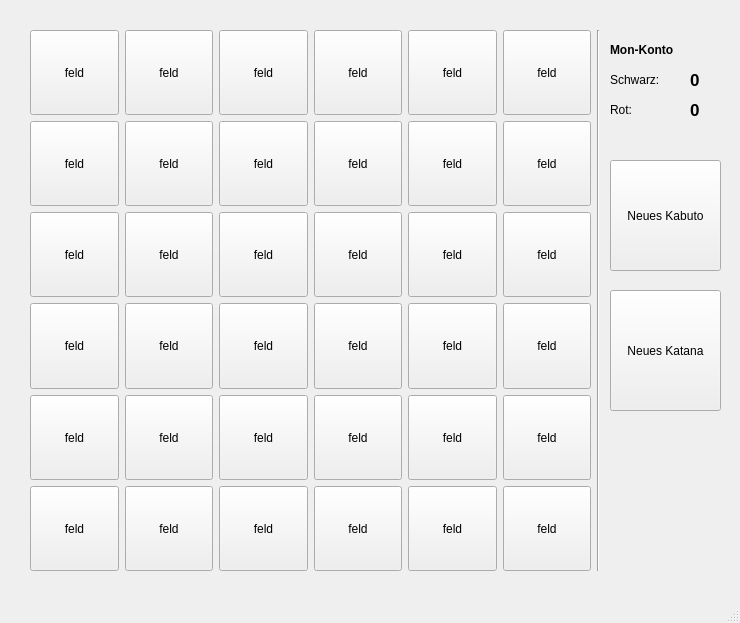
<?xml version="1.0" encoding="UTF-8"?>
<ui version="4.0">
 <class>MainWindow</class>
 <widget class="QMainWindow" name="MainWindow">
  <property name="geometry">
   <rect>
    <x>0</x>
    <y>0</y>
    <width>740</width>
    <height>623</height>
   </rect>
  </property>
  <property name="font">
   <font>
    <bold>false</bold>
   </font>
  </property>
  <property name="windowTitle">
   <string>MainWindow</string>
  </property>
  <widget class="QWidget" name="centralwidget">
   <widget class="QWidget" name="gridLayoutWidget">
    <property name="geometry">
     <rect>
      <x>30</x>
      <y>30</y>
      <width>561</width>
      <height>541</height>
     </rect>
    </property>
    <layout class="QGridLayout" name="gridLayout" rowstretch="0,0,0,0,0,0,0">
     <item row="4" column="4">
      <widget class="QPushButton" name="feld5_4">
       <property name="sizePolicy">
        <sizepolicy hsizetype="Minimum" vsizetype="Minimum">
         <horstretch>0</horstretch>
         <verstretch>0</verstretch>
        </sizepolicy>
       </property>
       <property name="text">
        <string>feld</string>
       </property>
       <property name="iconSize">
        <size>
         <width>32</width>
         <height>32</height>
        </size>
       </property>
       <property name="checkable">
        <bool>false</bool>
       </property>
      </widget>
     </item>
     <item row="4" column="5">
      <widget class="QPushButton" name="feld6_4">
       <property name="sizePolicy">
        <sizepolicy hsizetype="Minimum" vsizetype="Minimum">
         <horstretch>0</horstretch>
         <verstretch>0</verstretch>
        </sizepolicy>
       </property>
       <property name="text">
        <string>feld</string>
       </property>
       <property name="iconSize">
        <size>
         <width>32</width>
         <height>32</height>
        </size>
       </property>
       <property name="checkable">
        <bool>false</bool>
       </property>
      </widget>
     </item>
     <item row="2" column="3">
      <widget class="QPushButton" name="feld4_2">
       <property name="sizePolicy">
        <sizepolicy hsizetype="Minimum" vsizetype="Minimum">
         <horstretch>0</horstretch>
         <verstretch>0</verstretch>
        </sizepolicy>
       </property>
       <property name="text">
        <string>feld</string>
       </property>
       <property name="iconSize">
        <size>
         <width>32</width>
         <height>32</height>
        </size>
       </property>
       <property name="checkable">
        <bool>false</bool>
       </property>
      </widget>
     </item>
     <item row="0" column="2">
      <widget class="QPushButton" name="feld3_1">
       <property name="sizePolicy">
        <sizepolicy hsizetype="Minimum" vsizetype="Minimum">
         <horstretch>0</horstretch>
         <verstretch>0</verstretch>
        </sizepolicy>
       </property>
       <property name="text">
        <string>feld</string>
       </property>
       <property name="iconSize">
        <size>
         <width>32</width>
         <height>32</height>
        </size>
       </property>
       <property name="checkable">
        <bool>false</bool>
       </property>
      </widget>
     </item>
     <item row="5" column="5">
      <widget class="QPushButton" name="feld6_5">
       <property name="sizePolicy">
        <sizepolicy hsizetype="Minimum" vsizetype="Minimum">
         <horstretch>0</horstretch>
         <verstretch>0</verstretch>
        </sizepolicy>
       </property>
       <property name="text">
        <string>feld</string>
       </property>
       <property name="iconSize">
        <size>
         <width>32</width>
         <height>32</height>
        </size>
       </property>
       <property name="checkable">
        <bool>false</bool>
       </property>
      </widget>
     </item>
     <item row="0" column="1">
      <widget class="QPushButton" name="feld2_1">
       <property name="sizePolicy">
        <sizepolicy hsizetype="Minimum" vsizetype="Minimum">
         <horstretch>0</horstretch>
         <verstretch>0</verstretch>
        </sizepolicy>
       </property>
       <property name="text">
        <string>feld</string>
       </property>
       <property name="iconSize">
        <size>
         <width>32</width>
         <height>32</height>
        </size>
       </property>
       <property name="checkable">
        <bool>false</bool>
       </property>
      </widget>
     </item>
     <item row="6" column="2">
      <widget class="QPushButton" name="feld3_6">
       <property name="sizePolicy">
        <sizepolicy hsizetype="Minimum" vsizetype="Minimum">
         <horstretch>0</horstretch>
         <verstretch>0</verstretch>
        </sizepolicy>
       </property>
       <property name="text">
        <string>feld</string>
       </property>
       <property name="iconSize">
        <size>
         <width>32</width>
         <height>32</height>
        </size>
       </property>
       <property name="checkable">
        <bool>false</bool>
       </property>
      </widget>
     </item>
     <item row="4" column="0">
      <widget class="QPushButton" name="feld1_4">
       <property name="sizePolicy">
        <sizepolicy hsizetype="Minimum" vsizetype="Minimum">
         <horstretch>0</horstretch>
         <verstretch>0</verstretch>
        </sizepolicy>
       </property>
       <property name="text">
        <string>feld</string>
       </property>
       <property name="iconSize">
        <size>
         <width>32</width>
         <height>32</height>
        </size>
       </property>
       <property name="checkable">
        <bool>false</bool>
       </property>
      </widget>
     </item>
     <item row="2" column="5">
      <widget class="QPushButton" name="feld6_2">
       <property name="sizePolicy">
        <sizepolicy hsizetype="Minimum" vsizetype="Minimum">
         <horstretch>0</horstretch>
         <verstretch>0</verstretch>
        </sizepolicy>
       </property>
       <property name="text">
        <string>feld</string>
       </property>
       <property name="iconSize">
        <size>
         <width>32</width>
         <height>32</height>
        </size>
       </property>
       <property name="checkable">
        <bool>false</bool>
       </property>
      </widget>
     </item>
     <item row="2" column="0">
      <widget class="QPushButton" name="feld1_2">
       <property name="sizePolicy">
        <sizepolicy hsizetype="Minimum" vsizetype="Minimum">
         <horstretch>0</horstretch>
         <verstretch>0</verstretch>
        </sizepolicy>
       </property>
       <property name="text">
        <string>feld</string>
       </property>
       <property name="iconSize">
        <size>
         <width>32</width>
         <height>32</height>
        </size>
       </property>
       <property name="checkable">
        <bool>false</bool>
       </property>
      </widget>
     </item>
     <item row="0" column="5">
      <widget class="QPushButton" name="feld6_1">
       <property name="sizePolicy">
        <sizepolicy hsizetype="Minimum" vsizetype="Minimum">
         <horstretch>0</horstretch>
         <verstretch>0</verstretch>
        </sizepolicy>
       </property>
       <property name="text">
        <string>feld</string>
       </property>
       <property name="iconSize">
        <size>
         <width>32</width>
         <height>32</height>
        </size>
       </property>
       <property name="checkable">
        <bool>false</bool>
       </property>
      </widget>
     </item>
     <item row="5" column="3">
      <widget class="QPushButton" name="feld4_5">
       <property name="sizePolicy">
        <sizepolicy hsizetype="Minimum" vsizetype="Minimum">
         <horstretch>0</horstretch>
         <verstretch>0</verstretch>
        </sizepolicy>
       </property>
       <property name="text">
        <string>feld</string>
       </property>
       <property name="iconSize">
        <size>
         <width>32</width>
         <height>32</height>
        </size>
       </property>
       <property name="checkable">
        <bool>false</bool>
       </property>
      </widget>
     </item>
     <item row="5" column="0">
      <widget class="QPushButton" name="feld1_5">
       <property name="sizePolicy">
        <sizepolicy hsizetype="Minimum" vsizetype="Minimum">
         <horstretch>0</horstretch>
         <verstretch>0</verstretch>
        </sizepolicy>
       </property>
       <property name="text">
        <string>feld</string>
       </property>
       <property name="iconSize">
        <size>
         <width>32</width>
         <height>32</height>
        </size>
       </property>
       <property name="checkable">
        <bool>false</bool>
       </property>
      </widget>
     </item>
     <item row="6" column="3">
      <widget class="QPushButton" name="feld4_6">
       <property name="sizePolicy">
        <sizepolicy hsizetype="Minimum" vsizetype="Minimum">
         <horstretch>0</horstretch>
         <verstretch>0</verstretch>
        </sizepolicy>
       </property>
       <property name="text">
        <string>feld</string>
       </property>
       <property name="iconSize">
        <size>
         <width>32</width>
         <height>32</height>
        </size>
       </property>
       <property name="checkable">
        <bool>false</bool>
       </property>
      </widget>
     </item>
     <item row="5" column="2">
      <widget class="QPushButton" name="feld3_5">
       <property name="sizePolicy">
        <sizepolicy hsizetype="Minimum" vsizetype="Minimum">
         <horstretch>0</horstretch>
         <verstretch>0</verstretch>
        </sizepolicy>
       </property>
       <property name="text">
        <string>feld</string>
       </property>
       <property name="iconSize">
        <size>
         <width>32</width>
         <height>32</height>
        </size>
       </property>
       <property name="checkable">
        <bool>false</bool>
       </property>
      </widget>
     </item>
     <item row="6" column="1">
      <widget class="QPushButton" name="feld2_6">
       <property name="sizePolicy">
        <sizepolicy hsizetype="Minimum" vsizetype="Minimum">
         <horstretch>0</horstretch>
         <verstretch>0</verstretch>
        </sizepolicy>
       </property>
       <property name="text">
        <string>feld</string>
       </property>
       <property name="iconSize">
        <size>
         <width>32</width>
         <height>32</height>
        </size>
       </property>
       <property name="checkable">
        <bool>false</bool>
       </property>
      </widget>
     </item>
     <item row="0" column="3">
      <widget class="QPushButton" name="feld4_1">
       <property name="sizePolicy">
        <sizepolicy hsizetype="Minimum" vsizetype="Minimum">
         <horstretch>0</horstretch>
         <verstretch>0</verstretch>
        </sizepolicy>
       </property>
       <property name="text">
        <string>feld</string>
       </property>
       <property name="iconSize">
        <size>
         <width>32</width>
         <height>32</height>
        </size>
       </property>
       <property name="checkable">
        <bool>false</bool>
       </property>
      </widget>
     </item>
     <item row="6" column="5">
      <widget class="QPushButton" name="feld6_6">
       <property name="sizePolicy">
        <sizepolicy hsizetype="Minimum" vsizetype="Minimum">
         <horstretch>0</horstretch>
         <verstretch>0</verstretch>
        </sizepolicy>
       </property>
       <property name="text">
        <string>feld</string>
       </property>
       <property name="iconSize">
        <size>
         <width>32</width>
         <height>32</height>
        </size>
       </property>
       <property name="checkable">
        <bool>false</bool>
       </property>
      </widget>
     </item>
     <item row="4" column="2">
      <widget class="QPushButton" name="feld3_4">
       <property name="sizePolicy">
        <sizepolicy hsizetype="Minimum" vsizetype="Minimum">
         <horstretch>0</horstretch>
         <verstretch>0</verstretch>
        </sizepolicy>
       </property>
       <property name="text">
        <string>feld</string>
       </property>
       <property name="iconSize">
        <size>
         <width>32</width>
         <height>32</height>
        </size>
       </property>
       <property name="checkable">
        <bool>false</bool>
       </property>
      </widget>
     </item>
     <item row="3" column="1">
      <widget class="QPushButton" name="feld2_3">
       <property name="sizePolicy">
        <sizepolicy hsizetype="Minimum" vsizetype="Minimum">
         <horstretch>0</horstretch>
         <verstretch>0</verstretch>
        </sizepolicy>
       </property>
       <property name="text">
        <string>feld</string>
       </property>
       <property name="iconSize">
        <size>
         <width>32</width>
         <height>32</height>
        </size>
       </property>
       <property name="checkable">
        <bool>false</bool>
       </property>
      </widget>
     </item>
     <item row="2" column="2">
      <widget class="QPushButton" name="feld3_2">
       <property name="sizePolicy">
        <sizepolicy hsizetype="Minimum" vsizetype="Minimum">
         <horstretch>0</horstretch>
         <verstretch>0</verstretch>
        </sizepolicy>
       </property>
       <property name="text">
        <string>feld</string>
       </property>
       <property name="iconSize">
        <size>
         <width>32</width>
         <height>32</height>
        </size>
       </property>
       <property name="checkable">
        <bool>false</bool>
       </property>
      </widget>
     </item>
     <item row="4" column="1">
      <widget class="QPushButton" name="feld2_4">
       <property name="sizePolicy">
        <sizepolicy hsizetype="Minimum" vsizetype="Minimum">
         <horstretch>0</horstretch>
         <verstretch>0</verstretch>
        </sizepolicy>
       </property>
       <property name="text">
        <string>feld</string>
       </property>
       <property name="iconSize">
        <size>
         <width>32</width>
         <height>32</height>
        </size>
       </property>
       <property name="checkable">
        <bool>false</bool>
       </property>
      </widget>
     </item>
     <item row="3" column="2">
      <widget class="QPushButton" name="feld3_3">
       <property name="sizePolicy">
        <sizepolicy hsizetype="Minimum" vsizetype="Minimum">
         <horstretch>0</horstretch>
         <verstretch>0</verstretch>
        </sizepolicy>
       </property>
       <property name="text">
        <string>feld</string>
       </property>
       <property name="iconSize">
        <size>
         <width>32</width>
         <height>32</height>
        </size>
       </property>
       <property name="checkable">
        <bool>false</bool>
       </property>
      </widget>
     </item>
     <item row="5" column="1">
      <widget class="QPushButton" name="feld2_5">
       <property name="sizePolicy">
        <sizepolicy hsizetype="Minimum" vsizetype="Minimum">
         <horstretch>0</horstretch>
         <verstretch>0</verstretch>
        </sizepolicy>
       </property>
       <property name="text">
        <string>feld</string>
       </property>
       <property name="iconSize">
        <size>
         <width>32</width>
         <height>32</height>
        </size>
       </property>
       <property name="checkable">
        <bool>false</bool>
       </property>
      </widget>
     </item>
     <item row="6" column="0">
      <widget class="QPushButton" name="feld1_6">
       <property name="sizePolicy">
        <sizepolicy hsizetype="Minimum" vsizetype="Minimum">
         <horstretch>0</horstretch>
         <verstretch>0</verstretch>
        </sizepolicy>
       </property>
       <property name="text">
        <string>feld</string>
       </property>
       <property name="iconSize">
        <size>
         <width>32</width>
         <height>32</height>
        </size>
       </property>
       <property name="checkable">
        <bool>false</bool>
       </property>
      </widget>
     </item>
     <item row="3" column="4">
      <widget class="QPushButton" name="feld5_3">
       <property name="sizePolicy">
        <sizepolicy hsizetype="Minimum" vsizetype="Minimum">
         <horstretch>0</horstretch>
         <verstretch>0</verstretch>
        </sizepolicy>
       </property>
       <property name="text">
        <string>feld</string>
       </property>
       <property name="iconSize">
        <size>
         <width>32</width>
         <height>32</height>
        </size>
       </property>
       <property name="checkable">
        <bool>false</bool>
       </property>
      </widget>
     </item>
     <item row="0" column="4">
      <widget class="QPushButton" name="feld5_1">
       <property name="sizePolicy">
        <sizepolicy hsizetype="Minimum" vsizetype="Minimum">
         <horstretch>0</horstretch>
         <verstretch>0</verstretch>
        </sizepolicy>
       </property>
       <property name="text">
        <string>feld</string>
       </property>
       <property name="iconSize">
        <size>
         <width>32</width>
         <height>32</height>
        </size>
       </property>
       <property name="checkable">
        <bool>false</bool>
       </property>
      </widget>
     </item>
     <item row="3" column="0">
      <widget class="QPushButton" name="feld1_3">
       <property name="sizePolicy">
        <sizepolicy hsizetype="Minimum" vsizetype="Minimum">
         <horstretch>0</horstretch>
         <verstretch>0</verstretch>
        </sizepolicy>
       </property>
       <property name="text">
        <string>feld</string>
       </property>
       <property name="iconSize">
        <size>
         <width>32</width>
         <height>32</height>
        </size>
       </property>
       <property name="checkable">
        <bool>false</bool>
       </property>
      </widget>
     </item>
     <item row="6" column="4">
      <widget class="QPushButton" name="feld5_6">
       <property name="sizePolicy">
        <sizepolicy hsizetype="Minimum" vsizetype="Minimum">
         <horstretch>0</horstretch>
         <verstretch>0</verstretch>
        </sizepolicy>
       </property>
       <property name="text">
        <string>feld</string>
       </property>
       <property name="iconSize">
        <size>
         <width>32</width>
         <height>32</height>
        </size>
       </property>
       <property name="checkable">
        <bool>false</bool>
       </property>
      </widget>
     </item>
     <item row="2" column="4">
      <widget class="QPushButton" name="feld5_2">
       <property name="sizePolicy">
        <sizepolicy hsizetype="Minimum" vsizetype="Minimum">
         <horstretch>0</horstretch>
         <verstretch>0</verstretch>
        </sizepolicy>
       </property>
       <property name="text">
        <string>feld</string>
       </property>
       <property name="iconSize">
        <size>
         <width>32</width>
         <height>32</height>
        </size>
       </property>
       <property name="checkable">
        <bool>false</bool>
       </property>
      </widget>
     </item>
     <item row="5" column="4">
      <widget class="QPushButton" name="feld5_5">
       <property name="sizePolicy">
        <sizepolicy hsizetype="Minimum" vsizetype="Minimum">
         <horstretch>0</horstretch>
         <verstretch>0</verstretch>
        </sizepolicy>
       </property>
       <property name="text">
        <string>feld</string>
       </property>
       <property name="iconSize">
        <size>
         <width>32</width>
         <height>32</height>
        </size>
       </property>
       <property name="checkable">
        <bool>false</bool>
       </property>
      </widget>
     </item>
     <item row="0" column="0">
      <widget class="QPushButton" name="feld1_1">
       <property name="sizePolicy">
        <sizepolicy hsizetype="Minimum" vsizetype="Minimum">
         <horstretch>0</horstretch>
         <verstretch>0</verstretch>
        </sizepolicy>
       </property>
       <property name="text">
        <string>feld</string>
       </property>
       <property name="iconSize">
        <size>
         <width>32</width>
         <height>32</height>
        </size>
       </property>
       <property name="checkable">
        <bool>false</bool>
       </property>
      </widget>
     </item>
     <item row="2" column="1">
      <widget class="QPushButton" name="feld2_2">
       <property name="sizePolicy">
        <sizepolicy hsizetype="Minimum" vsizetype="Minimum">
         <horstretch>0</horstretch>
         <verstretch>0</verstretch>
        </sizepolicy>
       </property>
       <property name="text">
        <string>feld</string>
       </property>
       <property name="iconSize">
        <size>
         <width>32</width>
         <height>32</height>
        </size>
       </property>
       <property name="checkable">
        <bool>false</bool>
       </property>
      </widget>
     </item>
     <item row="3" column="3">
      <widget class="QPushButton" name="feld4_3">
       <property name="sizePolicy">
        <sizepolicy hsizetype="Minimum" vsizetype="Minimum">
         <horstretch>0</horstretch>
         <verstretch>0</verstretch>
        </sizepolicy>
       </property>
       <property name="text">
        <string>feld</string>
       </property>
       <property name="iconSize">
        <size>
         <width>32</width>
         <height>32</height>
        </size>
       </property>
       <property name="checkable">
        <bool>false</bool>
       </property>
      </widget>
     </item>
     <item row="3" column="5">
      <widget class="QPushButton" name="feld6_3">
       <property name="sizePolicy">
        <sizepolicy hsizetype="Minimum" vsizetype="Minimum">
         <horstretch>0</horstretch>
         <verstretch>0</verstretch>
        </sizepolicy>
       </property>
       <property name="text">
        <string>feld</string>
       </property>
       <property name="iconSize">
        <size>
         <width>32</width>
         <height>32</height>
        </size>
       </property>
       <property name="checkable">
        <bool>false</bool>
       </property>
      </widget>
     </item>
     <item row="4" column="3">
      <widget class="QPushButton" name="feld4_4">
       <property name="sizePolicy">
        <sizepolicy hsizetype="Minimum" vsizetype="Minimum">
         <horstretch>0</horstretch>
         <verstretch>0</verstretch>
        </sizepolicy>
       </property>
       <property name="text">
        <string>feld</string>
       </property>
       <property name="iconSize">
        <size>
         <width>32</width>
         <height>32</height>
        </size>
       </property>
       <property name="checkable">
        <bool>false</bool>
       </property>
      </widget>
     </item>
    </layout>
   </widget>
   <widget class="QLabel" name="label">
    <property name="geometry">
     <rect>
      <x>610</x>
      <y>40</y>
      <width>131</width>
      <height>20</height>
     </rect>
    </property>
    <property name="font">
     <font>
      <bold>true</bold>
     </font>
    </property>
    <property name="text">
     <string>Mon-Konto</string>
    </property>
   </widget>
   <widget class="QLabel" name="sMonCountLabel">
    <property name="geometry">
     <rect>
      <x>610</x>
      <y>70</y>
      <width>101</width>
      <height>20</height>
     </rect>
    </property>
    <property name="text">
     <string>Schwarz:</string>
    </property>
   </widget>
   <widget class="QLabel" name="rMonCountLabel">
    <property name="geometry">
     <rect>
      <x>610</x>
      <y>100</y>
      <width>63</width>
      <height>20</height>
     </rect>
    </property>
    <property name="text">
     <string>Rot:</string>
    </property>
   </widget>
   <widget class="QPushButton" name="newKabuto">
    <property name="geometry">
     <rect>
      <x>610</x>
      <y>160</y>
      <width>111</width>
      <height>111</height>
     </rect>
    </property>
    <property name="text">
     <string>Neues Kabuto</string>
    </property>
   </widget>
   <widget class="QPushButton" name="newKatana">
    <property name="geometry">
     <rect>
      <x>610</x>
      <y>290</y>
      <width>111</width>
      <height>121</height>
     </rect>
    </property>
    <property name="text">
     <string>Neues Katana</string>
    </property>
   </widget>
   <widget class="QLabel" name="sMonCount">
    <property name="geometry">
     <rect>
      <x>690</x>
      <y>70</y>
      <width>41</width>
      <height>20</height>
     </rect>
    </property>
    <property name="font">
     <font>
      <pointsize>13</pointsize>
      <bold>true</bold>
     </font>
    </property>
    <property name="text">
     <string>0</string>
    </property>
   </widget>
   <widget class="QLabel" name="rMonCount">
    <property name="geometry">
     <rect>
      <x>690</x>
      <y>100</y>
      <width>63</width>
      <height>20</height>
     </rect>
    </property>
    <property name="font">
     <font>
      <pointsize>13</pointsize>
      <bold>true</bold>
     </font>
    </property>
    <property name="text">
     <string>0</string>
    </property>
   </widget>
   <widget class="Line" name="line">
    <property name="geometry">
     <rect>
      <x>590</x>
      <y>30</y>
      <width>16</width>
      <height>541</height>
     </rect>
    </property>
    <property name="orientation">
     <enum>Qt::Vertical</enum>
    </property>
   </widget>
   <widget class="QLabel" name="endingMessage">
    <property name="geometry">
     <rect>
      <x>200</x>
      <y>267</y>
      <width>400</width>
      <height>71</height>
     </rect>
    </property>
    <property name="font">
     <font>
      <pointsize>21</pointsize>
      <bold>true</bold>
     </font>
    </property>
    <property name="text">
     <string/>
    </property>
   </widget>
  </widget>
  <widget class="QMenuBar" name="menubar">
   <property name="geometry">
    <rect>
     <x>0</x>
     <y>0</y>
     <width>740</width>
     <height>25</height>
    </rect>
   </property>
  </widget>
  <widget class="QStatusBar" name="statusbar"/>
 </widget>
 <resources/>
 <connections/>
</ui>
